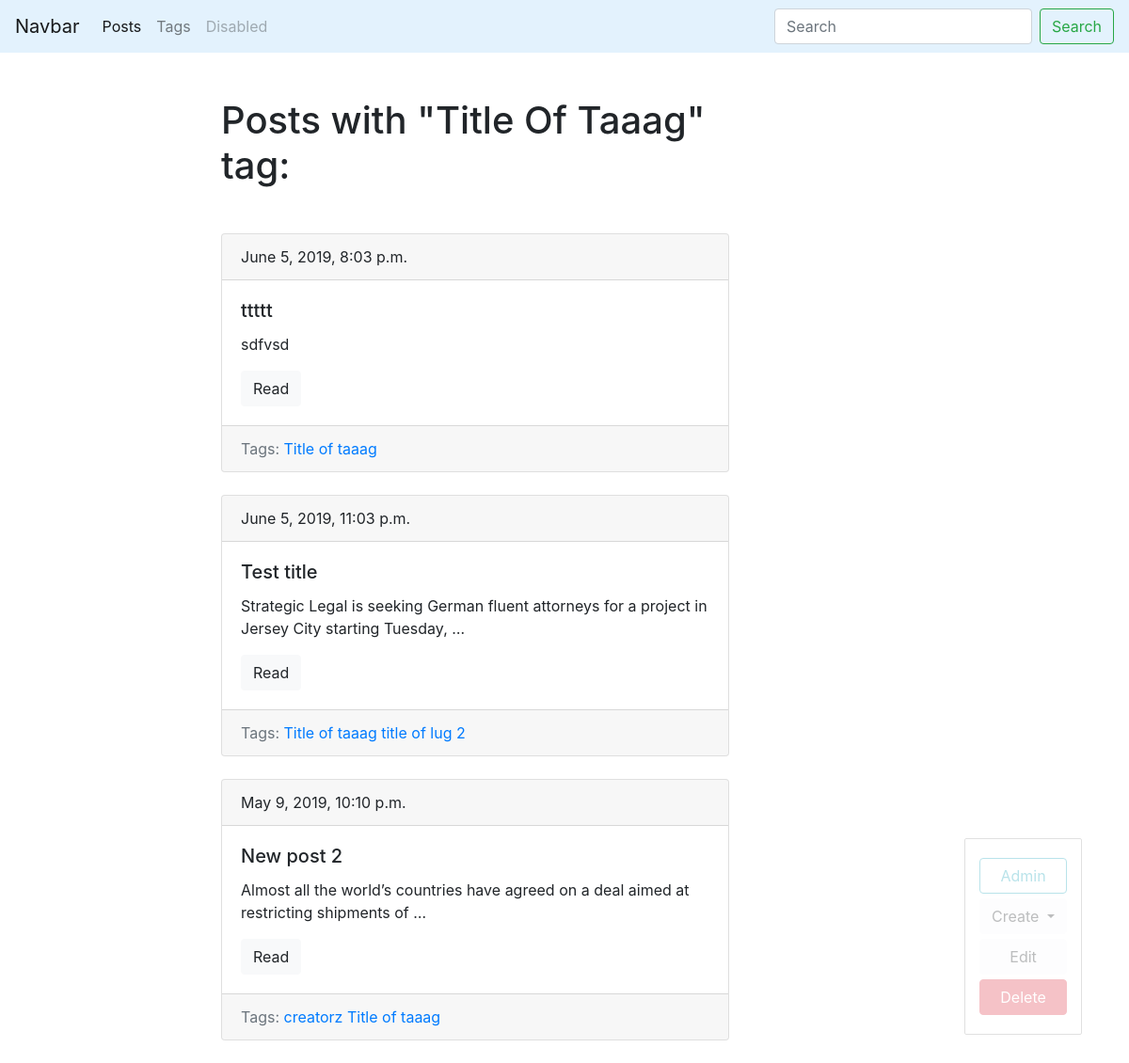
The app's page /blog/tag/slug-o-tag/ with its own data.
### blog/models.py (models this page shows, shortened)
class Tag(models.Model):
    title = models.CharField(max_length=50)
    slug = models.SlugField(max_length=50, unique=True)
    def get_absolute_url(self):
        return reverse('tag_detail_url', kwargs={'slug': self.slug})
    def get_delete_url(self):
        return reverse('tag_delete_url', kwargs={'slug': self.slug})

class Post(models.Model):
    title = models.CharField(max_length=150, db_index=True)
    slug = models.SlugField(max_length=150, blank=True, unique=True) #human readable url
    body = models.TextField(blank=True, db_index=True)
    tags = models.ManyToManyField('Tag', blank=True, related_name='posts')
    date_pub = models.DateTimeField(auto_now_add=True)
    def get_absolute_url(self):
        return reverse('post_detail_url', kwargs={'slug': self.slug})

### blog/views.py (the view)
# urls.py: path('tag/<str:slug>/', TagDetail.as_view(), name='tag_detail_url'),
class TagDetail(ObjectDetailMixin, View):
    model = Tag
    template = 'blog/tag_detail.html'

### blog/utils.py (called while the page is built)
    def get(self, request, slug): #for GET HTTP method
        obj = get_object_or_404(self.model, slug__iexact=slug) #to get 404 page if post is not found
        return render(request,
                    self.template,
                    context={self.model.__name__.lower(): obj,
                            'admin_object': obj,
                            'detail': True
                            }
                    )

### blog/templates/blog/tag_detail.html (shortened to what this page needs)
{% extends 'blog/base_blog.html' %}
{% block content %}
    <h1 class="mb-5">
      Posts with "{{ tag.title|title }}" tag:
    </h1>
    {% for post in tag.posts.all %}
      {% include 'blog/includes/post_card_template.html' %}
    {% endfor %}
{% endblock %}

### blog/templates/blog/base_blog.html (shortened to what this page needs)
{% extends 'base.html' %}
{% block admin-panel %}
  <div class="btn-group">
  <button type="button" class="btn btn-light dropdown-toggle" data-toggle="dropdown" aria-haspopup="true" aria-expanded="false">
    Create
  </button>
</div>
  <a href="{{ admin_object.get_update_url }}" class="btn btn-light edit" style="{% if detail %}display: block;{% endif %}">Edit</a>
  <a href="{{ admin_object.get_delete_url }}" class="btn btn-danger delete" style="{% if detail %}display: block;{% endif %}">Delete</a>
{% endblock %}

### templates/base.html (shortened to what this page needs)
{% load static %}
<!DOCTYPE html>
<html lang="en" dir="ltr">
  <head>
    <link rel="stylesheet" href="https://stackpath.bootstrapcdn.com/bootstrap/4.3.1/css/bootstrap.min.css"
>
    <link rel="stylesheet" href="{% static 'css/styles.css' %}">
  </head>
  <body>
    <nav class="navbar navbar-expand-lg navbar-light" style="background-color: #e3f2fd;">
      <a class="navbar-brand" href="#">Navbar</a>
      <div class="collapse navbar-collapse" id="navbarSupportedContent">
        <ul class="navbar-nav mr-auto">
          <li class="nav-item active">
            <a class="nav-link" href="{% url 'posts_list_url' %}">Posts</a>
          </li>
          <li class="nav-item">
            <a class="nav-link" href="{% url 'tags_list_url' %}">Tags</a>
          </li>
          <li class="nav-item">
            <a class="nav-link disabled" href="#" tabindex="-1" aria-disabled="true">Disabled</a>
          </li>
        </ul>
        <form class="form-inline my-2 my-lg-0">
          <input class="form-control mr-sm-2" type="search" placeholder="Search" aria-label="Search">
          <button class="btn btn-outline-success my-2 my-sm-0" type="submit">Search</button>
        </form>
      </div>
    </nav>
<div class="container mt-5">
  <div class="row">
    <div class="col-6 offset-md-2">
      {% block content %}{% endblock %}
    </div>
  </div>
</div>
  <div class="admin-panel align-items-center">
    <a href="/admin" class="btn btn-outline-info">Admin</a>
    {% block admin-panel %}{% endblock %}
  </div>
  </body>
</html>

### blog/templates/blog/includes/post_card_template.html
<div class="card mb-4">
  <div class="card-header">
    {{ post.date_pub }}
  </div>
  <div class="card-body">
    <h5 class="card-title">{{ post.title }}</h5>
    <p class="card-text">{{ post.body|truncatewords:15 }}</p>
    <a href="{{ post.get_absolute_url }}" class="btn btn-light">Read</a>
  </div>
  <div class="card-footer text-muted">
    Tags:
    {% for tag in post.tags.all %}
      <a href="{{ tag.get_absolute_url }}">{{ tag.title }}</a>
    {% endfor %}
  </div>
</div>

### static/css/styles.css (style rules this page uses)
.admin-panel { border: 1px solid #999; border-radius: 2px; position: fixed; right: 50px; bottom: 30px; opacity: 0.3; padding: 15px; }
.admin-panel a { display: block; margin: 5px 0; }
a.edit, a.delete { display: none; }

### records on screen
Tag: title "Title Of Taaag", title "Title of taaag"
Post: date_pub "June 5, 2019, 8:03 p.m.", title "ttttt", body "sdfvsd"
Post: date_pub "June 5, 2019, 11:03 p.m.", title "Test title", body "Strategic Legal is seeking German fluent attorneys for a project in Jersey City starting Tuesday, …"
Tag: title "title of lug 2"
Post: date_pub "May 9, 2019, 10:10 p.m.", title "New post 2", body "Almost all the world’s countries have agreed on a deal aimed at restricting shipments of …"
Tag: title "creatorz"
